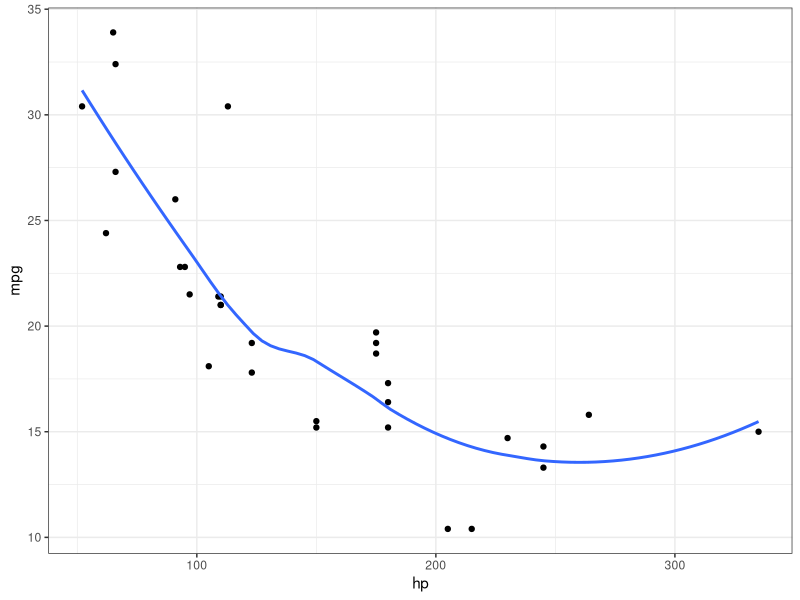

Write R code to recreate this figure.
## ---- chunk 1
#| echo: false

library(ggplot2)
ggplot(mtcars, aes(hp, mpg)) +
  geom_point() +
  geom_smooth(formula = y ~ x, method = "loess", se = F) + theme_bw() + 
  theme(legend.position = 'top')
